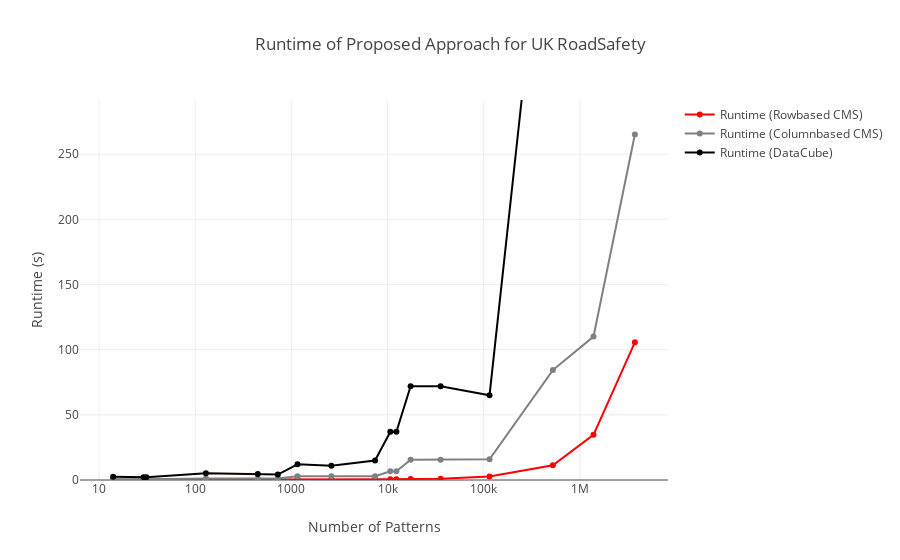

Here is the notebook cell this chart was saved with:
### Code cell
visualize_runtime_experiment("UK RoadSafety", uk_runtime_dict_rows_s, uk_runtime_dict_columns_s, uk_roadsafety_runtime_dict_dc)

### Figure 1 — Plotly figure (JSON) as saved in the notebook; plotly's stock layout.template omitted (floating-point values rounded to 4 significant figures)
{"data": [{"line": {"color": "red"}, "mode": "lines+markers", "name": "Runtime (Rowbased CMS)", "type": "scatter", "x": [14, 29, 31, 129, 447, 722, 1157, 2601, 7398, 10677, 12343, 17346, 35607, 114779, 522774, 1383556, 3723646], "y": [0.1967, 0.1943, 0.1938, 0.2847, 0.2914, 0.294, 0.3826, 0.3917, 0.4527, 0.5871, 0.6119, 0.7581, 1.011, 2.722, 11.31, 34.65, 105.6]}, {"line": {"color": "grey"}, "mode": "lines+markers", "name": "Runtime (Columnbased CMS)", "type": "scatter", "x": [14, 29, 31, 129, 447, 722, 1157, 2601, 7398, 10677, 12343, 17346, 35607, 114779, 522774, 1383556, 3723646], "y": [0.5007, 0.4892, 0.4912, 1.216, 1.209, 1.21, 2.903, 2.885, 2.88, 6.692, 6.769, 15.48, 15.5, 15.83, 84.34, 110.1, 265.1]}, {"line": {"color": "black"}, "mode": "lines+markers", "name": "Runtime (DataCube)", "type": "scatter", "x": [14, 29, 31, 129, 447, 722, 1157, 2601, 7398, 10677, 12343, 17346, 35607, 114779, 522774, 1383556, 3723646], "y": [2.4, 2.2, 2.2, 5.2, 4.6, 4.2, 12, 11, 15, 37, 37, 72, 72, 65, 512, 672, 1594]}], "layout": {"title": {"text": "Runtime of Proposed Approach for UK RoadSafety"}, "xaxis": {"title": {"text": "Number of Patterns"}, "type": "log"}, "yaxis": {"range": [0, 291.6], "title": {"text": "Runtime (s)"}}}}
